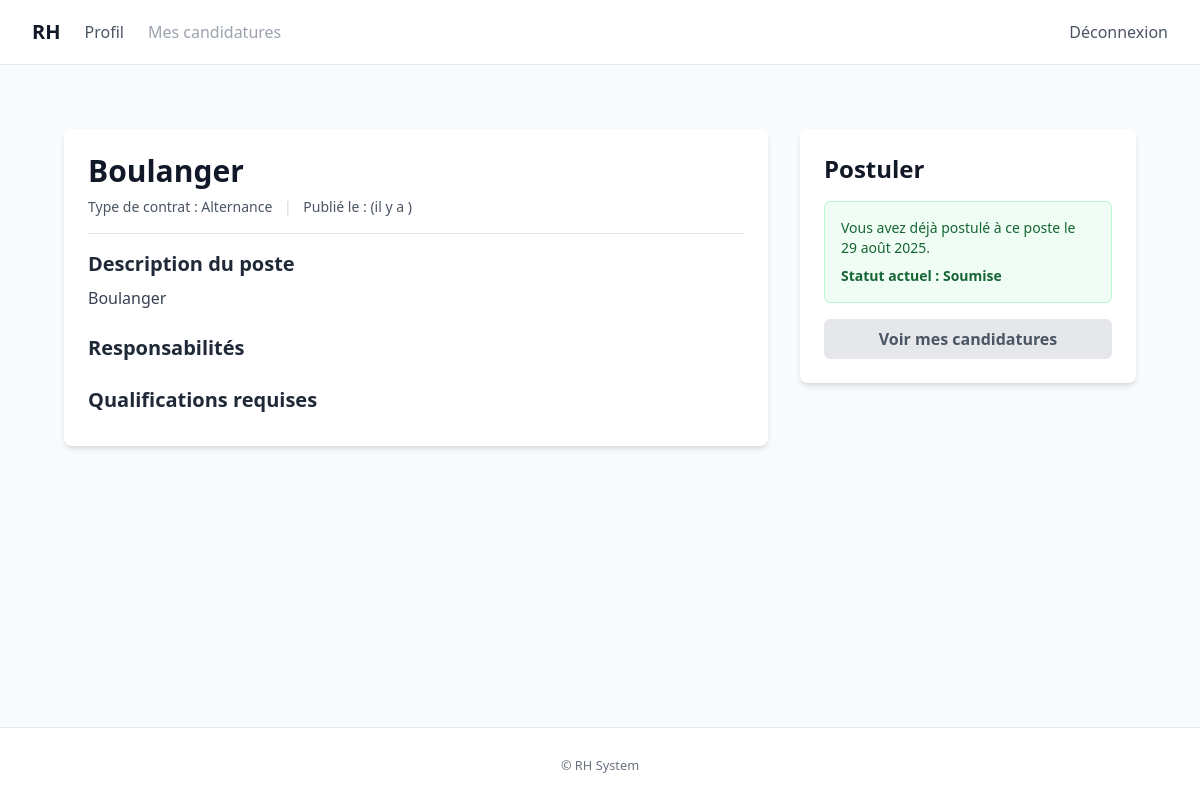
Page /recruitment/postes/4/ (signed in) on the committed database.
### recruitment/models.py (models this page shows, shortened)
class Poste(models.Model):
    class TypeContrat(models.TextChoices):
        CDI = "CDI", "CDI"
        CDD = "CDD", "CDD"
        ALTERNANCE = "Alternance", "Alternance"
    titre = models.CharField(max_length=200)
    description = models.TextField()
    competences_requises = models.TextField(blank=True)
    type_contrat = models.CharField(max_length=20, choices=TypeContrat.choices, default=TypeContrat.CDI)
    date_creation = models.DateTimeField(auto_now_add=True)
    actif = models.BooleanField(default=True)
    class Meta:
        ordering = ["-date_creation"]
        indexes = [
            models.Index(fields=["actif", "date_creation"]),
        ]

class Candidature(models.Model):
    class Statuts(models.TextChoices):
        SOUMISE = "submitted", "Soumise"
        EN_REVUE = "in_review", "En revue"
        ENTRETIEN = "interview", "Entretien"
        ACCEPTEE = "accepted", "Acceptée"
        REFUSEE = "rejected", "Refusée"
    candidat = models.ForeignKey(User, on_delete=models.CASCADE, related_name="candidatures")
    poste = models.ForeignKey(Poste, on_delete=models.CASCADE, related_name="candidatures")
    cv_file = models.FileField(
        upload_to=upload_to_cv,
        validators=[validate_document_file],
        blank=True,
        null=True,
    )
    lettre_motivation_file = models.FileField(
        upload_to=upload_to_lettre,
        validators=[validate_document_file],
        blank=True,
        null=True,
    )
    date_soumission = models.DateTimeField(auto_now_add=True)
    statut = models.CharField(max_length=20, choices=Statuts.choices, default=Statuts.SOUMISE)
    class Meta:
        ordering = ["-date_soumission"]
        indexes = [
            models.Index(fields=["statut", "date_soumission"]),
        ]
        constraints = [
            models.UniqueConstraint(fields=["candidat", "poste"], name="unique_candidature_par_poste"),
        ]

### recruitment/views.py (the view, shortened to what this page needs)
# urls.py: path('postes/<int:pk>/', views.PosteDetailView.as_view(), name='poste_detail'),
class PosteDetailView(DetailView):
    model = Poste
    template_name = "recruitment/poste_detail.html"
    context_object_name = "poste"
    def get_context_data(self, **kwargs):
        context = super().get_context_data(**kwargs)
        context['form'] = CandidatureForm()
        if self.request.user.is_authenticated:
            context["existing_candidature"] = Candidature.objects.filter(
                poste=self.object, candidat=self.request.user
            ).first()
        return context

### recruitment/templates/recruitment/poste_detail.html (shortened to what this page needs)
{% extends "accounts/base.html" %}
{% block content %}
<div class="max-w-7xl mx-auto px-4 sm:px-6 lg:px-8 py-8">
    <div class="grid grid-cols-1 lg:grid-cols-3 gap-8">
        <div class="lg:col-span-2">
            <div class="bg-white p-6 rounded-lg shadow-md">
                <div class="border-b border-gray-200 pb-4 mb-4">
                    <h1 class="text-3xl font-bold text-gray-900">{{ poste.titre }}</h1>
                    <p class="mt-2 text-sm text-gray-600">
                        <span class="font-medium">Type de contrat :</span> {{ poste.get_type_contrat_display }}
                        <span class="mx-2 text-gray-300">|</span>
                        <span class="font-medium">Publié le :</span> {{ poste.date_publication|date:"d F Y" }} (il y a {{ poste.date_publication|timesince }})
                    </p>
                </div>
                <div class="space-y-6 text-gray-700">
                    <div>
                        <h2 class="text-xl font-semibold text-gray-800 mb-2">Description du poste</h2>
                        <div class="prose max-w-none">{{ poste.description|linebreaks }}</div>
                    </div>
                    <div>
                        <h2 class="text-xl font-semibold text-gray-800 mb-2">Responsabilités</h2>
                    </div>
                    <div>
                        <h2 class="text-xl font-semibold text-gray-800 mb-2">Qualifications requises</h2>
                    </div>
                </div>
            </div>
        </div>
        <div class="lg:col-span-1">
            <div class="bg-white p-6 rounded-lg shadow-md sticky top-8">
                <h2 class="text-2xl font-bold text-gray-900 mb-4">Postuler</h2>
                {% if user.is_authenticated %}
                    {% if user.profile.role == 'candidate' %}
                        {% if existing_candidature %}
                            <div class="bg-green-50 border border-green-200 text-green-800 p-4 rounded-md text-sm">
                                <p>Vous avez déjà postulé à ce poste le {{ existing_candidature.date_soumission|date:"d F Y" }}.</p>
                                <p class="font-bold mt-2">Statut actuel : {{ existing_candidature.get_statut_display }}</p>
                            </div>
                            <a href="{% url 'recruitment:user_candidatures' %}" class="mt-4 inline-block w-full text-center bg-gray-200 text-gray-600 font-bold py-2 px-4 rounded-md">
                                Voir mes candidatures
                            </a>
                        {% endif %}
                    {% else %}
                        <p class="text-sm text-gray-600 bg-yellow-50 border border-yellow-200 p-4 rounded-md">Seuls les candidats peuvent postuler. Votre rôle actuel est : <strong>{{ user.profile.get_role_display }}</strong>.</p>
                    {% endif %}
                {% else %}
                    <p class="text-sm text-gray-600">Vous devez être <a href="{% url 'accounts:login' %}?next={{ request.path }}" class="text-primary hover:underline font-medium">connecté</a> en tant que candidat pour postuler.</p>
                {% endif %}
            </div>
        </div>
    </div>
</div>
{% endblock %}

### rows in the picture
Poste: titre "Boulanger", type_contrat "Alternance", description "Boulanger"
Candidature: date_soumission "29 août 2025", statut "Soumise"
